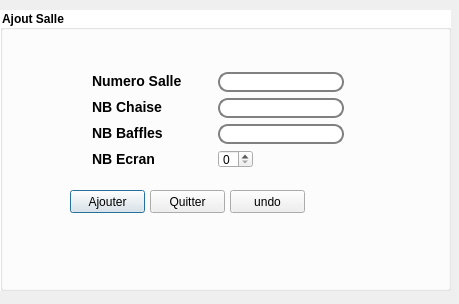
<?xml version="1.0" encoding="UTF-8"?>
<ui version="4.0">
 <class>Dialoga_ajout_salle</class>
 <widget class="QDialog" name="Dialoga_ajout_salle">
  <property name="geometry">
   <rect>
    <x>0</x>
    <y>0</y>
    <width>459</width>
    <height>304</height>
   </rect>
  </property>
  <property name="windowTitle">
   <string>Dialog</string>
  </property>
  <widget class="QGroupBox" name="groupBox">
   <property name="geometry">
    <rect>
     <x>0</x>
     <y>10</y>
     <width>451</width>
     <height>281</height>
    </rect>
   </property>
   <property name="font">
    <font>
     <family>System</family>
     <weight>75</weight>
     <bold>true</bold>
    </font>
   </property>
   <property name="styleSheet">
    <string notr="true">
QGroupBox{
	background-color: rgb(255, 255, 255);
	/*background-color: rgb(255, 170, 0);*/

}

QLabel{
font-size :14px;
font-weight:bold;
font-family: 'Source Code Pro', monospace;
}
QLineEdit{ background-color:#ffffff;

border: 2px solid gray;
border-radius: 10px;
padding: 0 8px;
}

</string>
   </property>
   <property name="title">
    <string>Ajout Salle</string>
   </property>
   <widget class="QPushButton" name="pushButton">
    <property name="geometry">
     <rect>
      <x>70</x>
      <y>180</y>
      <width>75</width>
      <height>23</height>
     </rect>
    </property>
    <property name="cursor">
     <cursorShape>PointingHandCursor</cursorShape>
    </property>
    <property name="styleSheet">
     <string notr="true">QPushButton:hover:!pressed {
display: inline-block;
  padding: 20px 14px;
 
  cursor: pointer;
font-size: 11px;
outline: none;
  color: #fff;
  background-color: #4CAF50;
  border: none;
 text-align: center;
  text-decoration: none;
  box-shadow: 0 9px #999;
}
QPushButton:hover {background-color: #3e8e41}
QPushButton:active {
  background-color: #3e8e41;
  box-shadow: 0 5px #666;
  transform: translateY(4px);
}</string>
    </property>
    <property name="text">
     <string>Ajouter</string>
    </property>
   </widget>
   <widget class="QPushButton" name="pushButton_2">
    <property name="geometry">
     <rect>
      <x>150</x>
      <y>180</y>
      <width>75</width>
      <height>23</height>
     </rect>
    </property>
    <property name="cursor">
     <cursorShape>PointingHandCursor</cursorShape>
    </property>
    <property name="styleSheet">
     <string notr="true">QPushButton:hover:!pressed {
display: inline-block;
  padding: 20px 14px;
 
  cursor: pointer;
font-size: 11px;
outline: none;
  color: #fff;
  background-color: #4CAF50;
  border: none;
 text-align: center;
  text-decoration: none;
  box-shadow: 0 9px #999;
}
QPushButton:hover {background-color: #3e8e41}
QPushButton:active {
  background-color: #3e8e41;
  box-shadow: 0 5px #666;
  transform: translateY(4px);
}</string>
    </property>
    <property name="text">
     <string>Quitter</string>
    </property>
   </widget>
   <widget class="QPushButton" name="return_from_ajout">
    <property name="geometry">
     <rect>
      <x>230</x>
      <y>180</y>
      <width>75</width>
      <height>23</height>
     </rect>
    </property>
    <property name="cursor">
     <cursorShape>PointingHandCursor</cursorShape>
    </property>
    <property name="styleSheet">
     <string notr="true">QPushButton:hover:!pressed {
display: inline-block;
  padding: 20px 14px;
 
  cursor: pointer;
font-size: 11px;
outline: none;
  color: #fff;
  background-color: #4CAF50;
  border: none;
 text-align: center;
  text-decoration: none;
  box-shadow: 0 9px #999;
}
QPushButton:hover {background-color: #3e8e41}
QPushButton:active {
  background-color: #3e8e41;
  box-shadow: 0 5px #666;
  transform: translateY(4px);
}</string>
    </property>
    <property name="text">
     <string>undo</string>
    </property>
   </widget>
   <widget class="QLabel" name="label_2">
    <property name="geometry">
     <rect>
      <x>92</x>
      <y>88</y>
      <width>112</width>
      <height>18</height>
     </rect>
    </property>
    <property name="text">
     <string>NB Chaise</string>
    </property>
   </widget>
   <widget class="QSpinBox" name="spinBox_nomfilm_ajout">
    <property name="geometry">
     <rect>
      <x>218</x>
      <y>140</y>
      <width>35</width>
      <height>18</height>
     </rect>
    </property>
    <property name="styleSheet">
     <string notr="true">QSpinBox:focus{
	background-color: rgb(255, 255, 127);
}</string>
    </property>
   </widget>
   <widget class="QLineEdit" name="nb_chaise_ajout">
    <property name="geometry">
     <rect>
      <x>218</x>
      <y>88</y>
      <width>126</width>
      <height>20</height>
     </rect>
    </property>
    <property name="styleSheet">
     <string notr="true">QLineEdit:focus {background-color: rgb(255, 255, 127); }</string>
    </property>
   </widget>
   <widget class="QLabel" name="label">
    <property name="geometry">
     <rect>
      <x>92</x>
      <y>62</y>
      <width>121</width>
      <height>18</height>
     </rect>
    </property>
    <property name="text">
     <string>Numero Salle</string>
    </property>
   </widget>
   <widget class="QLabel" name="label_4">
    <property name="geometry">
     <rect>
      <x>92</x>
      <y>114</y>
      <width>120</width>
      <height>18</height>
     </rect>
    </property>
    <property name="text">
     <string>NB Baffles</string>
    </property>
   </widget>
   <widget class="QLineEdit" name="nm_salle_ajout">
    <property name="geometry">
     <rect>
      <x>218</x>
      <y>62</y>
      <width>126</width>
      <height>20</height>
     </rect>
    </property>
    <property name="styleSheet">
     <string notr="true">QLineEdit:focus {background-color: rgb(255, 255, 127); }</string>
    </property>
   </widget>
   <widget class="QLabel" name="label_3">
    <property name="geometry">
     <rect>
      <x>92</x>
      <y>140</y>
      <width>64</width>
      <height>18</height>
     </rect>
    </property>
    <property name="text">
     <string>NB Ecran</string>
    </property>
   </widget>
   <widget class="QLineEdit" name="nb_baffles_ajout">
    <property name="geometry">
     <rect>
      <x>218</x>
      <y>114</y>
      <width>126</width>
      <height>20</height>
     </rect>
    </property>
    <property name="styleSheet">
     <string notr="true">QNb_personne_ajout{ background-color:#ffffff;

border: 2px solid gray;
border-radius: 10px;
padding: 0 8px;}
QLineEdit:focus {background-color: rgb(255, 255, 127); }</string>
    </property>
   </widget>
  </widget>
 </widget>
 <resources/>
 <connections/>
</ui>
